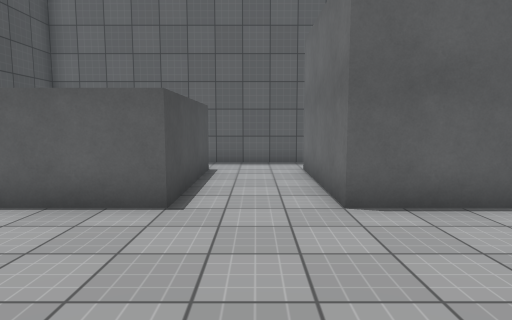
[1] (above)

19 first-person views from a walk through a 3-D level made in the Unity game engine. The camera is 1.4 m above the floor, tilts 6° down and sees 75° across. The floor is counted in squares, 1 m on a side. Each view is taken from the middle of a square. On the plan, view 1 faces up. The plan holds only what a view shows up to about 15 squares ahead; the rest is blank. The player character is not drawn. Surface patterns are stand-ins for the level's own textures.

[2]
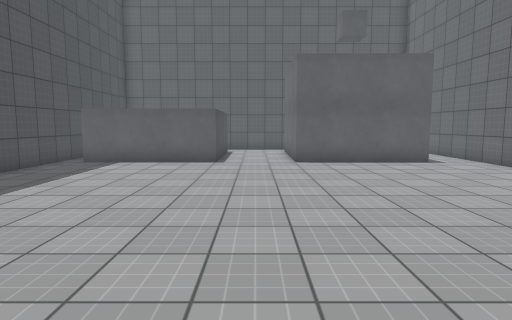

[3]
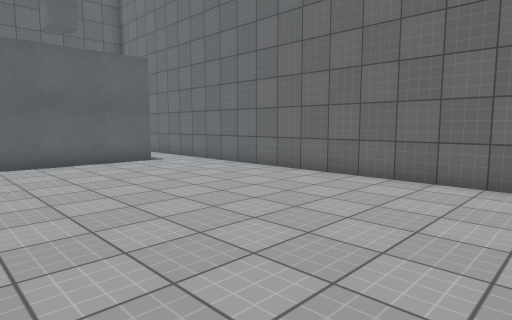

[4]
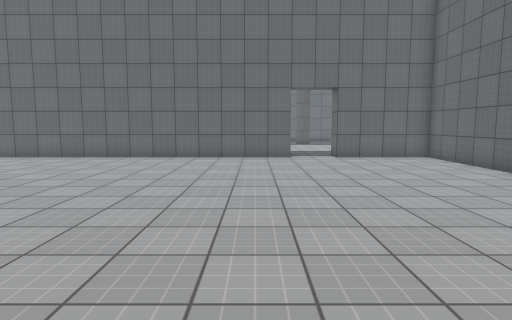

[5]
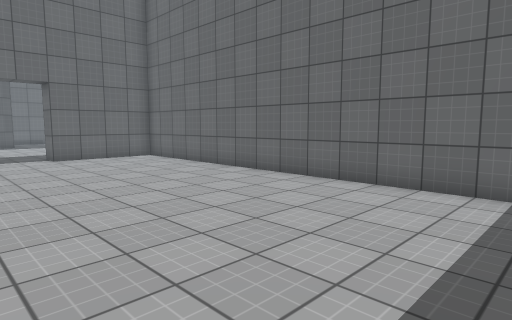

[6]
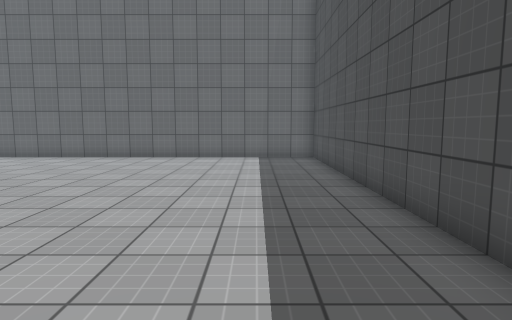

[7]
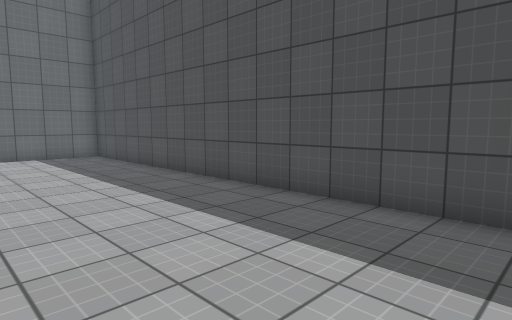

[8]
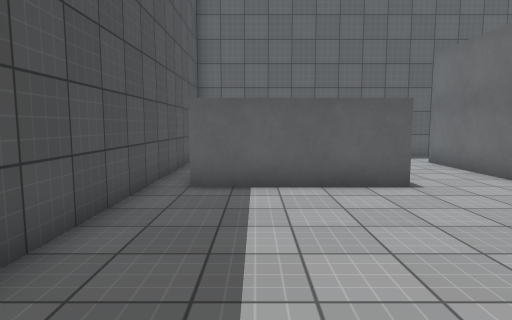

[9]
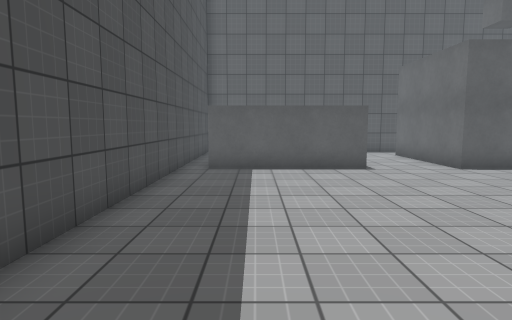

[10]
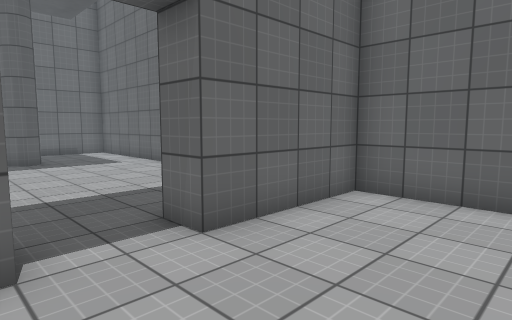

[11]
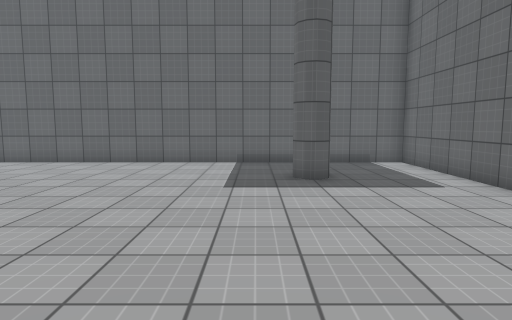

[12]
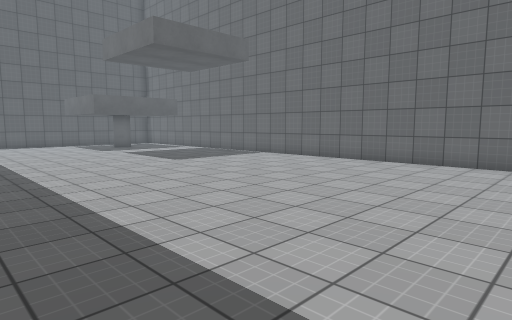

[13]
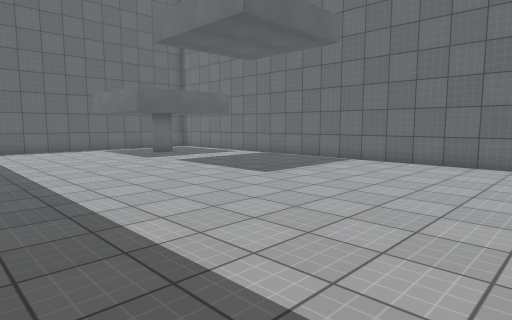

[14]
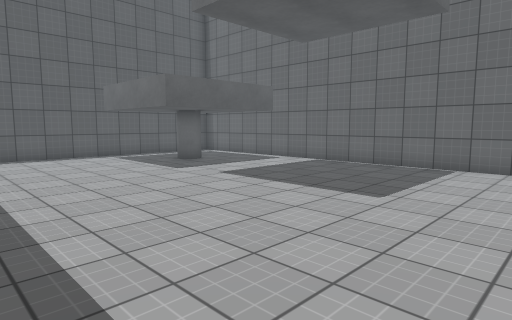

[15]
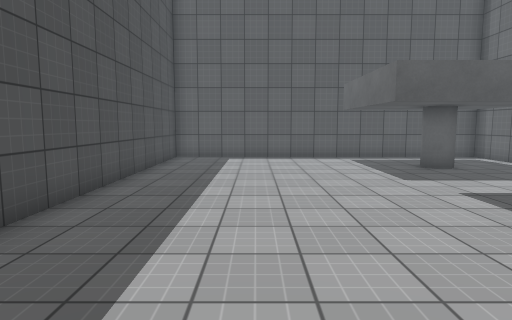

[16]
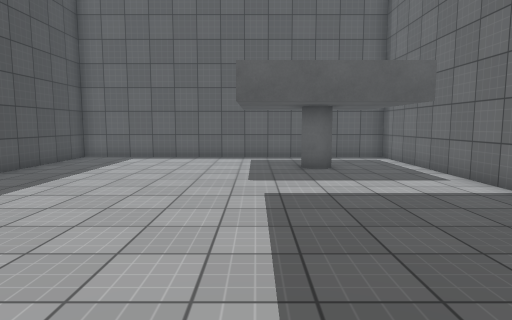

[17]
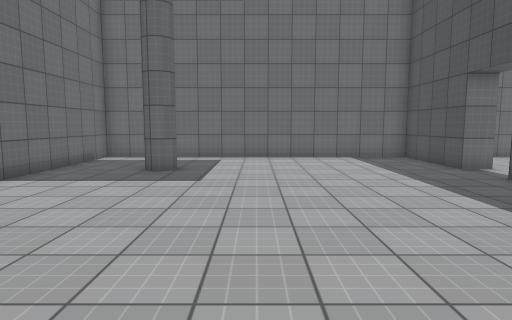

[18]
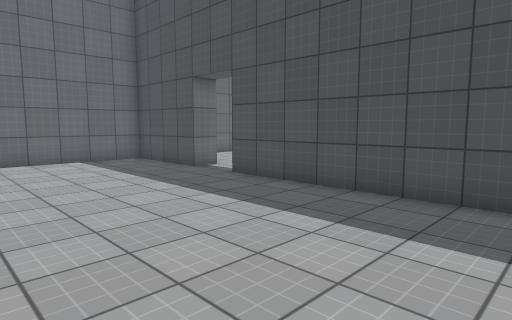

[19]
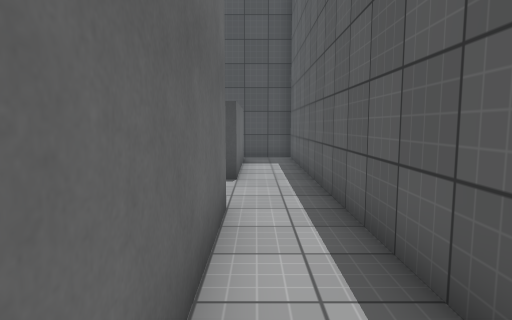

### Floor plan
Ten units are one square. View 1 is at (0, 0); x grows to the right and y downward. Boxes are objects, and circles mark ways between rooms. Rooms are numbered by the first view taken in them; rooms with no view inside come last. Other rooms are left out.
<svg viewBox="-80 -130 310 311">
<path fill="none" stroke="#000" d="M85 116 85 -81M66 -55 15 -55 15 -105 65 -105M-15 -106 -15 -55 -65 -55M85 176 85 135M-61 -105 -18 -105M52 -125 -75 -125 -75 175 90 175M95 48 95 115M85 135 95 135 95 175M90 175 225 175 225 -125 95 -125 95 -25"/>
<circle cx="90" cy="125" r="3" fill="#2a7"/>
<text x="10" y="40">1</text>
<text x="160" y="30">2</text>
</svg>
Room 1 opens to room 2.

Where each view was taken, in squares from view 1:
view 1: 0 up, 0 right, facing up
view 2: 7 down, 0 right, facing up
view 3: 7 down, 0 right, facing up-right
view 4: 10 down, 6 left, facing right
view 5: 10 down, 6 left, facing down-right
view 6: 3 down, 5 left, facing down
view 7: 2 down, 2 left, facing down-left
view 8: 2 down, 5 left, facing up
view 9: 5 down, 5 left, facing up
view 10: 11 down, 5 right, facing down-right
view 11: 12 down, 10 right, facing right
view 12: 12 down, 10 right, facing up-right
view 13: 7 down, 10 right, facing up-right
view 14: 3 down, 11 right, facing up-right
view 15: 2 down, 13 right, facing up
view 16: 2 down, 17 right, facing up
view 17: 3 down, 16 right, facing down
view 18: 4 down, 16 right, facing down-left
view 19: 11 up, 7 right, facing left
